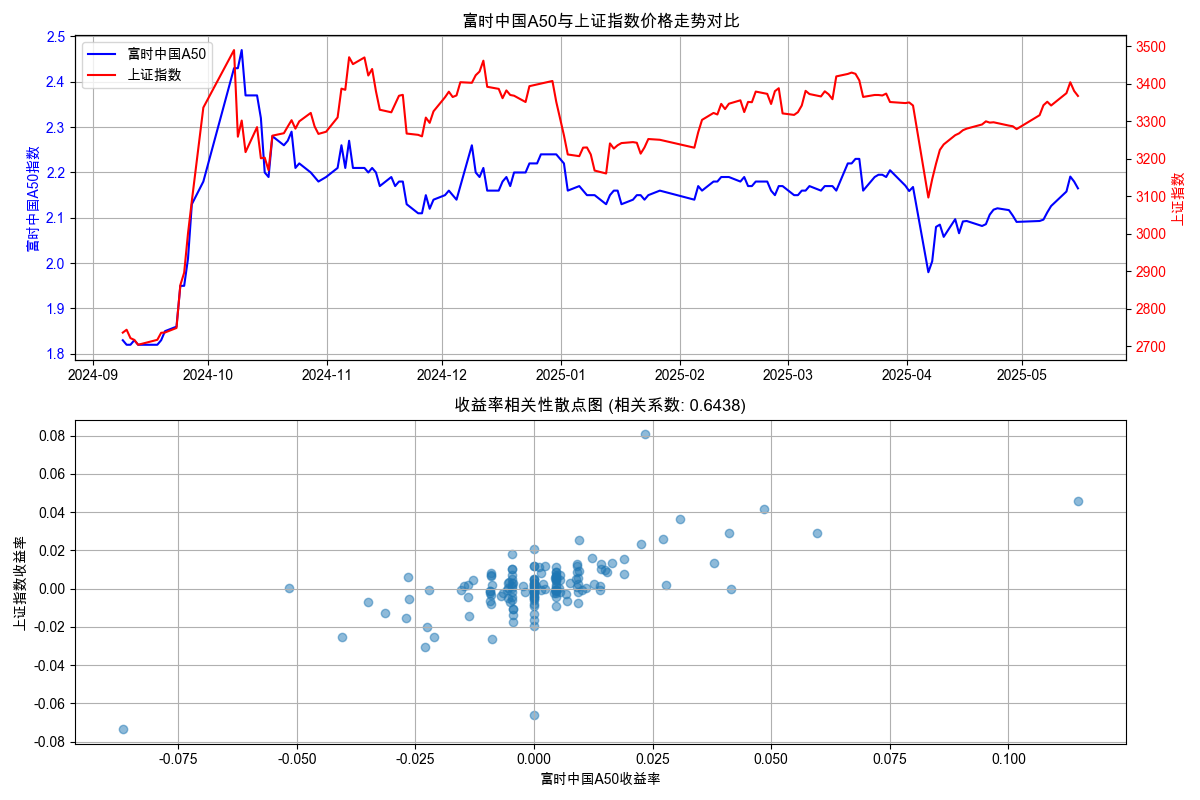

Reproduce this figure in Python.
import pandas as pd
import matplotlib.pyplot as plt
from datetime import datetime, timedelta
# from tigeropen.tiger_open_config import TigerOpenConfig
from tigeropen.quote.quote_client import QuoteClient
from tigeropen.common.consts import Language, Market
from tigeropen.tiger_open_config import TigerOpenClientConfig
from tigeropen.common.util.signature_utils import read_private_key
import os

# 设置中文字体
plt.rcParams['font.sans-serif'] = ['Arial Unicode MS']  # 对于 macOS
plt.rcParams['axes.unicode_minus'] = False

# 老虎证券API配置
def get_client_config():
    """
    https://quant.itigerup.com/#developer 开发者信息获取
    """
    client_config = TigerOpenClientConfig()
    # 使用绝对路径读取私钥文件
    current_dir = os.path.dirname(os.path.abspath("./tiger-test"))
    private_key_path = os.path.join(current_dir, 'keys', 'private.pem')
    client_config.private_key = read_private_key(private_key_path)
    client_config.tiger_id = '20153826'
    # client_config.account = '20240803144534965'
    client_config.account = '498843'
    client_config.language = Language.zh_CN  #可选，不填默认为英语'
    # client_config.timezone = 'US/Eastern' # 可选时区设置
    return client_config

client_config = get_client_config()

# 初始化行情客户端
quote_client = QuoteClient(client_config)

# 获取数据
end_date = datetime.now()
start_date = end_date - timedelta(days=252)  # 1年数据

# 获取富时中国A50指数数据
a50_symbol = 'JK8.SI'  # 富时中国A50指数的代码
print(f"正在获取 {a50_symbol} 的数据...")
a50_data = quote_client.get_bars(
    symbols=[a50_symbol],
    period='day',
    begin_time=int(start_date.timestamp() * 1000),
    end_time=int(end_date.timestamp() * 1000)
)

# 获取上证指数数据
sh_symbol = '000001.SH'  # 上证指数的代码
print(f"正在获取 {sh_symbol} 的数据...")
sh_data = quote_client.get_bars(
    symbols=[sh_symbol],
    period='day',
    begin_time=int(start_date.timestamp() * 1000),
    end_time=int(end_date.timestamp() * 1000)
)

# if not a50_data or not sh_data:
#     print("\n尝试获取可用的指数列表...")
#     indices = quote_client.get_symbol_names(market=Market.CN)
#     print("\n可用的指数列表：")
#     for idx in indices:
#         print(f"代码: {idx[0]}, 名称: {idx[1]}")

# 转换为DataFrame
a50_df = pd.DataFrame(a50_data)
sh_df = pd.DataFrame(sh_data)

# 设置日期索引
a50_df.index = pd.to_datetime(a50_df['time'], unit='ms')
sh_df.index = pd.to_datetime(sh_df['time'], unit='ms')

# 只保留需要的列
a50_df = a50_df[['close']]
sh_df = sh_df[['close']]

# 重命名列
a50_df.columns = ['A50']
sh_df.columns = ['SH']

# 合并数据，使用外连接确保包含所有日期
merged_df = pd.merge(a50_df, sh_df, left_index=True, right_index=True, how='outer')

# 删除任何包含NaN的行
merged_df = merged_df.dropna()

print(f"\n数据对齐后的记录数: {len(merged_df)}")

# 计算每日收益率
returns_df = merged_df.pct_change().dropna()

# 计算相关性
correlation = returns_df['A50'].corr(returns_df['SH'])

# 创建图表
fig, (ax1, ax2) = plt.subplots(2, 1, figsize=(12, 8))

# 绘制价格走势对比图（使用双Y轴）
ax1_twin = ax1.twinx()

# 绘制A50指数（左Y轴）
line1 = ax1.plot(merged_df.index, merged_df['A50'], label='富时中国A50', color='blue')
ax1.set_ylabel('富时中国A50指数', color='blue')
ax1.tick_params(axis='y', labelcolor='blue')

# 绘制上证指数（右Y轴）
line2 = ax1_twin.plot(merged_df.index, merged_df['SH'], label='上证指数', color='red')
ax1_twin.set_ylabel('上证指数', color='red')
ax1_twin.tick_params(axis='y', labelcolor='red')

# 添加图例
lines = line1 + line2
labels = [l.get_label() for l in lines]
ax1.legend(lines, labels, loc='upper left')

ax1.set_title('富时中国A50与上证指数价格走势对比')
ax1.grid(True)

# 绘制相关性散点图
ax2.scatter(returns_df['A50'], returns_df['SH'], alpha=0.5)
ax2.set_title(f'收益率相关性散点图 (相关系数: {correlation:.4f})')
ax2.set_xlabel('富时中国A50收益率')
ax2.set_ylabel('上证指数收益率')
ax2.grid(True)

# 调整布局
plt.tight_layout()

# 保存图表
plt.savefig('stock_correlation.png')
plt.close()

print(f'\n富时中国A50与上证指数的相关系数: {correlation:.4f}') 